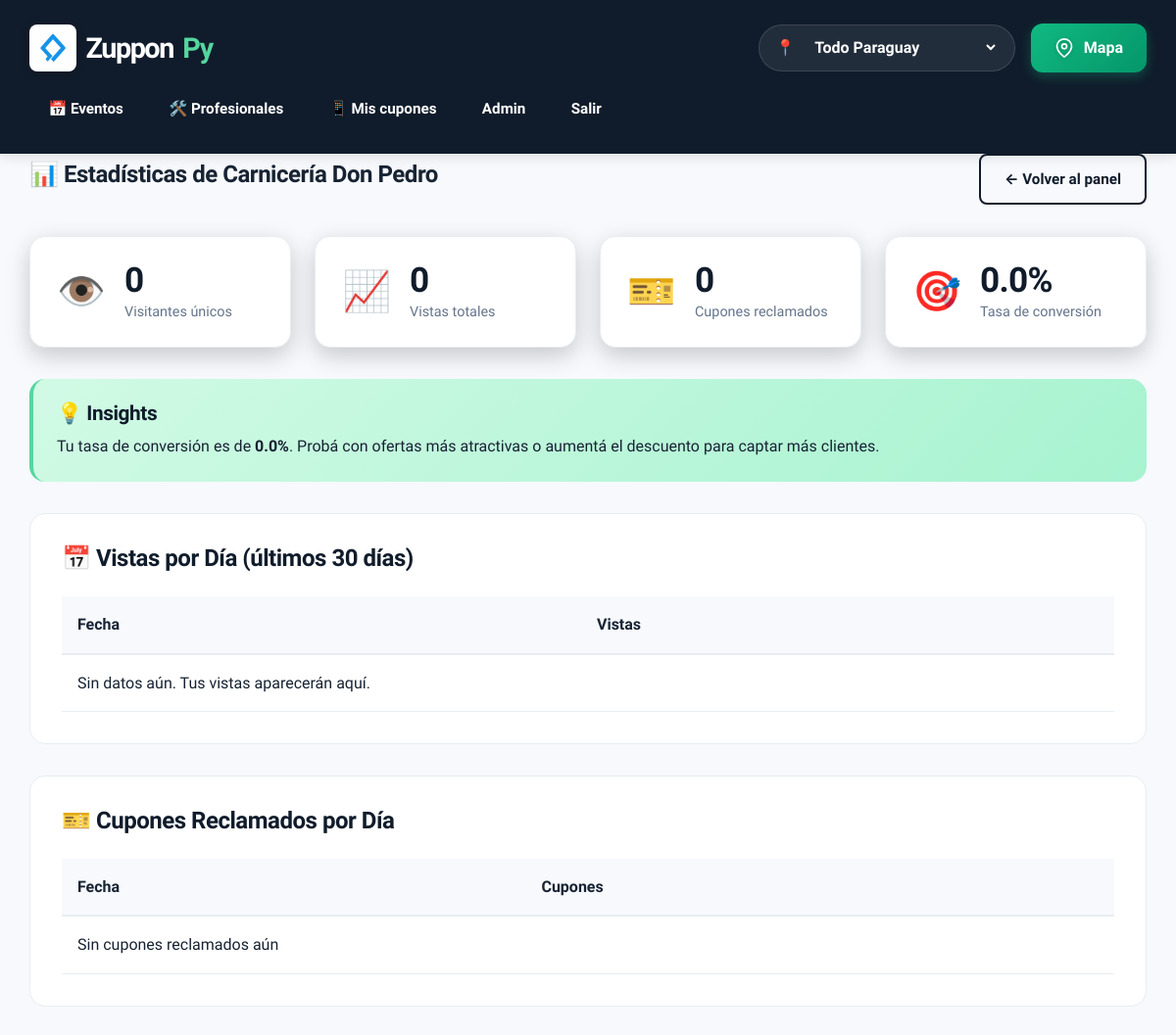
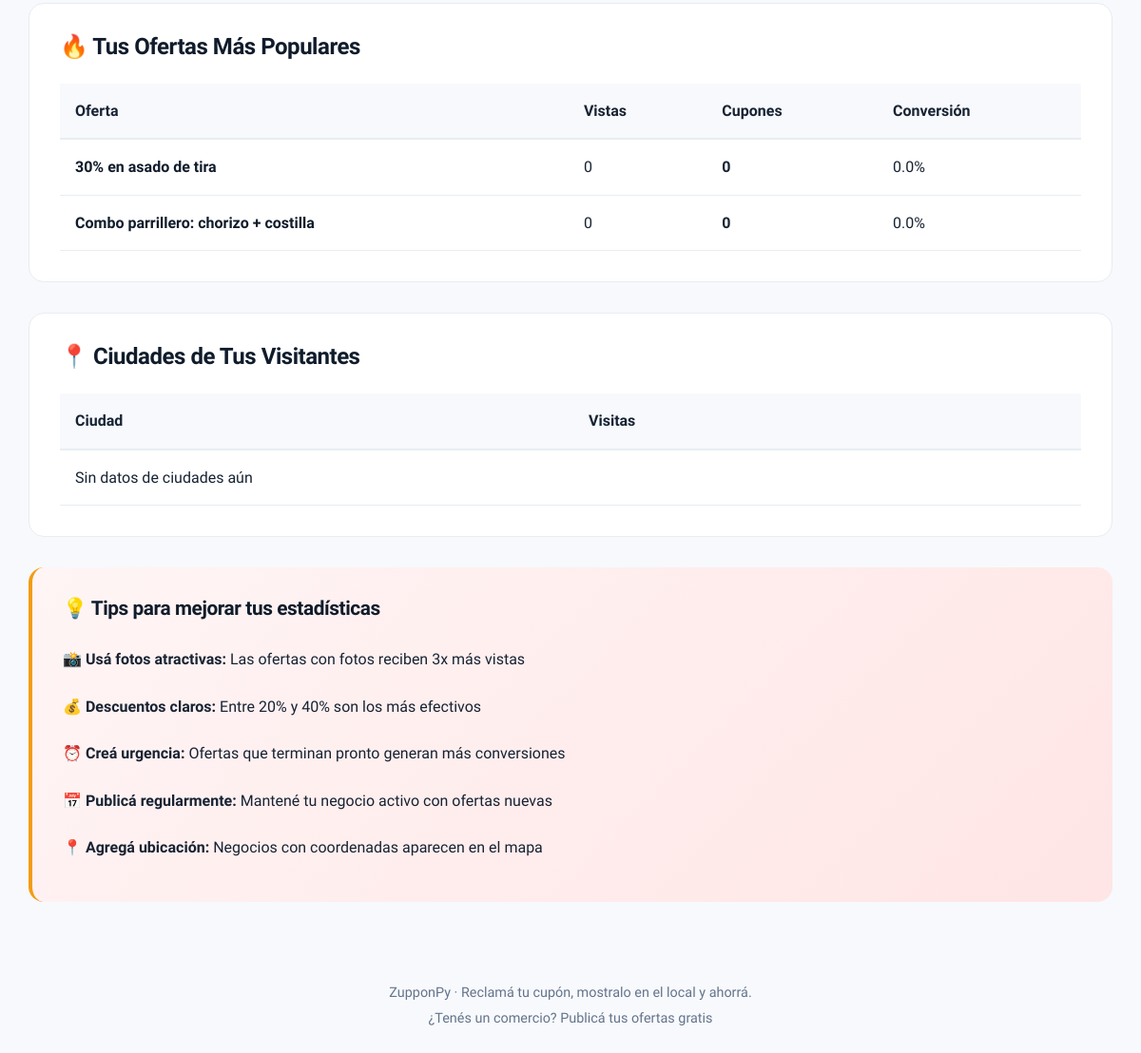
The app's page /panel/estadisticas (signed in) with its own data (2 pictures, top to bottom).
### tables this page shows
CREATE TABLE comercios (
    id INTEGER PRIMARY KEY AUTOINCREMENT,
    nombre TEXT NOT NULL,
    email TEXT NOT NULL UNIQUE,
    password_hash TEXT NOT NULL,
    telefono TEXT,
    ciudad TEXT NOT NULL,
    direccion TEXT NOT NULL
, slug TEXT, descripcion TEXT, logo TEXT, color_marca TEXT, fondo TEXT, categoria TEXT);

CREATE TABLE ofertas (
    id INTEGER PRIMARY KEY AUTOINCREMENT,
    comercio_id INTEGER NOT NULL REFERENCES comercios(id),
    titulo TEXT NOT NULL,
    descripcion TEXT,
    categoria TEXT NOT NULL,
    ciudad TEXT NOT NULL,
    direccion TEXT NOT NULL,
    precio_normal INTEGER,
    descuento INTEGER NOT NULL,
    valido_hasta TEXT NOT NULL,
    cupos INTEGER NOT NULL,
    activa INTEGER NOT NULL DEFAULT 1,
    creada TEXT NOT NULL DEFAULT CURRENT_TIMESTAMP
, foto TEXT, destacada INTEGER NOT NULL DEFAULT 0, urgente INTEGER NOT NULL DEFAULT 0, coordenadas TEXT, whatsapp TEXT, principal INTEGER NOT NULL DEFAULT 0);

### app.py (the view)
@app.route("/panel/estadisticas")
@login_requerido
def estadisticas():
    db = get_db()
    comercio = db.execute("SELECT * FROM comercios WHERE id = ?",
                          (session["comercio_id"],)).fetchone()
    es_admin = comercio["email"] == "admin@gmail.com"
    if es_admin:
        visitas_por_dia = db.execute("""
            SELECT fecha, COUNT(DISTINCT session_id) as visitas
            FROM visitas
            WHERE fecha >= date('now', '-30 days')
            GROUP BY fecha
            ORDER BY fecha DESC
        """).fetchall()
        visitas_por_tipo = db.execute("""
            SELECT tipo, COUNT(DISTINCT session_id) as visitas
            FROM visitas
            WHERE fecha >= date('now', '-30 days')
            GROUP BY tipo
            ORDER BY visitas DESC
        """).fetchall()
        ciudades_activas = db.execute("""
            SELECT ciudad, COUNT(DISTINCT session_id) as visitas
            FROM visitas
            WHERE ciudad IS NOT NULL AND fecha >= date('now', '-30 days')
            GROUP BY ciudad
            ORDER BY visitas DESC
            LIMIT 10
        """).fetchall()
        ofertas_mas_vistas = db.execute("""
            SELECT o.id, o.titulo, c.nombre as comercio, COUNT(DISTINCT v.session_id) as vistas
            FROM visitas v
            JOIN ofertas o ON o.id = v.recurso_id
            JOIN comercios c ON c.id = o.comercio_id
            WHERE v.tipo = 'oferta' AND v.fecha >= date('now', '-30 days')
            GROUP BY o.id
            ORDER BY vistas DESC
            LIMIT 10
        """).fetchall()
        total_usuarios = db.execute("""
            SELECT COUNT(DISTINCT session_id) as total
            FROM visitas
            WHERE fecha >= date('now', '-30 days')
        """).fetchone()
        negocios_activos = db.execute("""
            SELECT c.id, c.nombre, c.ciudad,
                   COUNT(DISTINCT a.session_id) as interacciones,
                   SUM(CASE WHEN a.tipo_evento = 'vista_oferta' THEN 1 ELSE 0 END) as vistas_ofertas,
                   SUM(CASE WHEN a.tipo_evento = 'cupon_reclamado' THEN 1 ELSE 0 END) as cupones_reclamados
            FROM analiticas_negocio a
            JOIN comercios c ON c.id = a.comercio_id
            WHERE a.fecha >= date('now', '-30 days')
            GROUP BY c.id
            ORDER BY interacciones DESC
            LIMIT 10
        """).fetchall()
        return render_template("estadisticas_admin.html",
                             comercio=comercio,
                             visitas_por_dia=visitas_por_dia,
                             visitas_por_tipo=visitas_por_tipo,
                             ciudades_activas=ciudades_activas,
                             ofertas_mas_vistas=ofertas_mas_vistas,
                             total_usuarios=total_usuarios,
                             negocios_activos=negocios_activos)
    else:
        comercio_id = session["comercio_id"]
        vistas_por_dia = db.execute("""
            SELECT fecha, COUNT(DISTINCT session_id) as vistas
            FROM analiticas_negocio
            WHERE comercio_id = ? AND tipo_evento = 'vista_oferta' AND fecha >= date('now', '-30 days')
            GROUP BY fecha
            ORDER BY fecha DESC
        """, (comercio_id,)).fetchall()
        cupones_por_dia = db.execute("""
            SELECT fecha, COUNT(*) as cupones
            FROM analiticas_negocio
            WHERE comercio_id = ? AND tipo_evento = 'cupon_reclamado' AND fecha >= date('now', '-30 days')
            GROUP BY fecha
            ORDER BY fecha DESC
        """, (comercio_id,)).fetchall()
        ofertas_populares = db.execute("""
            SELECT o.id, o.titulo,
                   COUNT(DISTINCT CASE WHEN a.tipo_evento = 'vista_oferta' THEN a.session_id END) as vistas,
                   COUNT(CASE WHEN a.tipo_evento = 'cupon_reclamado' THEN 1 END) as cupones
            FROM ofertas o
            LEFT JOIN analiticas_negocio a ON a.oferta_id = o.id AND a.fecha >= date('now', '-30 days')
            WHERE o.comercio_id = ?
            GROUP BY o.id
            ORDER BY vistas DESC
            LIMIT 10
        """, (comercio_id,)).fetchall()
        ciudades_visitas = db.execute("""
            SELECT ciudad, COUNT(DISTINCT session_id) as visitas
            FROM analiticas_negocio
            WHERE comercio_id = ? AND ciudad IS NOT NULL AND fecha >= date('now', '-30 days')
            GROUP BY ciudad
            ORDER BY visitas DESC
        """, (comercio_id,)).fetchall()
        totales = db.execute("""
            SELECT
                COUNT(DISTINCT CASE WHEN tipo_evento = 'vista_oferta' THEN session_id END) as visitantes_unicos,
                COUNT(CASE WHEN tipo_evento = 'vista_oferta' THEN 1 END) as total_vistas,
                COUNT(CASE WHEN tipo_evento = 'cupon_reclamado' THEN 1 END) as total_cupones
            FROM analiticas_negocio
            WHERE comercio_id = ? AND fecha >= date('now', '-30 days')
        """, (comercio_id,)).fetchone()
        tasa_conversion = (totales['total_cupones'] / totales['total_vistas'] * 100) if totales['total_vistas'] > 0 else 0
        return render_template("estadisticas_negocio.html",
                             comercio=comercio,
                             vistas_por_dia=vistas_por_dia,
                             cupones_por_dia=cupones_por_dia,
                             ofertas_populares=ofertas_populares,
                             ciudades_visitas=ciudades_visitas,
                             totales=totales,
                             tasa_conversion=tasa_conversion)

### app.py (called while the page is built)
def get_db():
    if "db" not in g:
        g.db = sqlite3.connect(DB_PATH)
        g.db.row_factory = sqlite3.Row
    return g.db

def login_requerido(vista):
    @wraps(vista)
    def envoltura(*args, **kwargs):
        if not session.get("comercio_id"):
            flash("Ingresá a tu cuenta de comercio para continuar.", "error")
            return redirect(url_for("login", next=request.path))
        return vista(*args, **kwargs)
    return envoltura

@app.context_processor
def globales():
    return {
        "CIUDADES": CIUDADES,
        "CATEGORIAS": CATEGORIAS,
        "CAT": CAT,
        "CATEGORIAS_EVENTOS": CATEGORIAS_EVENTOS,
        "CAT_EVENTOS": CAT_EVENTOS,
        "CATEGORIAS_PROFESIONALES": CATEGORIAS_PROFESIONALES,
        "CAT_PROFESIONALES": CAT_PROFESIONALES,
        "ciudad_actual": g.get("ciudad_actual", request.cookies.get("ciudad", ""))
    }

### templates/estadisticas_negocio.html (shortened to what this page needs)
{% extends "base.html" %}
{% block content %}
<section class="panel-container">
  <div class="panel-header">
    <h1>📊 Estadísticas de {{ comercio.nombre }}</h1>
    <a href="{{ url_for('panel') }}" class="boton sec">← Volver al panel</a>
  </div>
  <div class="stats-grid">
    <div class="stat-card">
      <div class="stat-icon">👁️</div>
      <div class="stat-content">
        <h3>{{ totales.visitantes_unicos }}</h3>
        <p>Visitantes únicos</p>
      </div>
    </div>
    <div class="stat-card">
      <div class="stat-icon">📈</div>
      <div class="stat-content">
        <h3>{{ totales.total_vistas }}</h3>
        <p>Vistas totales</p>
      </div>
    </div>
    <div class="stat-card">
      <div class="stat-icon">🎫</div>
      <div class="stat-content">
        <h3>{{ totales.total_cupones }}</h3>
        <p>Cupones reclamados</p>
      </div>
    </div>
    <div class="stat-card">
      <div class="stat-icon">🎯</div>
      <div class="stat-content">
        <h3>{{ "%.1f"|format(tasa_conversion) }}%</h3>
        <p>Tasa de conversión</p>
      </div>
    </div>
  </div>
  <div class="insight-box">
    <h3>💡 Insights</h3>
    <p>
      {% if tasa_conversion > 10 %}
        ¡Excelente! Tu tasa de conversión de <strong>{{ "%.1f"|format(tasa_conversion) }}%</strong> está muy bien.
        Tus ofertas generan interés y acción.
      {% elif tasa_conversion > 5 %}
        Tu tasa de conversión de <strong>{{ "%.1f"|format(tasa_conversion) }}%</strong> es buena.
        Considerá hacer tus ofertas más atractivas para mejorarla.
      {% else %}
        Tu tasa de conversión es de <strong>{{ "%.1f"|format(tasa_conversion) }}%</strong>.
        Probá con ofertas más atractivas o aumentá el descuento para captar más clientes.
      {% endif %}
    </p>
  </div>
  <div class="stats-section">
    <h2>📅 Vistas por Día (últimos 30 días)</h2>
    <div class="chart-container">
      <table class="stats-table">
        <thead>
          <tr>
            <th>Fecha</th>
            <th>Vistas</th>
          </tr>
        </thead>
        <tbody>
          {% for v in vistas_por_dia[:15] %}
          <tr>
            <td>{{ v.fecha }}</td>
            <td><strong>{{ v.vistas }}</strong></td>
          </tr>
          {% else %}
          <tr><td colspan="2">Sin datos aún. Tus vistas aparecerán aquí.</td></tr>
          {% endfor %}
        </tbody>
      </table>
    </div>
  </div>
  <div class="stats-section">
    <h2>🎫 Cupones Reclamados por Día</h2>
    <div class="chart-container">
      <table class="stats-table">
        <thead>
          <tr>
            <th>Fecha</th>
            <th>Cupones</th>
          </tr>
        </thead>
        <tbody>
          {% for c in cupones_por_dia[:15] %}
          <tr>
            <td>{{ c.fecha }}</td>
            <td><strong>{{ c.cupones }}</strong></td>
          </tr>
          {% else %}
          <tr><td colspan="2">Sin cupones reclamados aún</td></tr>
          {% endfor %}
        </tbody>
      </table>
    </div>
  </div>
  <div class="stats-section">
    <h2>🔥 Tus Ofertas Más Populares</h2>
    <div class="chart-container">
      <table class="stats-table">
        <thead>
          <tr>
            <th>Oferta</th>
            <th>Vistas</th>
            <th>Cupones</th>
            <th>Conversión</th>
          </tr>
        </thead>
        <tbody>
          {% for o in ofertas_populares %}
          <tr>
            <td><a href="{{ url_for('oferta', oferta_id=o.id) }}">{{ o.titulo }}</a></td>
            <td>{{ o.vistas }}</td>
            <td><strong>{{ o.cupones }}</strong></td>
            <td>{{ "%.1f"|format((o.cupones / o.vistas * 100) if o.vistas > 0 else 0) }}%</td>
          </tr>
          {% else %}
          <tr><td colspan="4">Creá ofertas para ver estadísticas</td></tr>
          {% endfor %}
        </tbody>
      </table>
    </div>
  </div>
  <div class="stats-section">
    <h2>📍 Ciudades de Tus Visitantes</h2>
    <div class="chart-container">
      <table class="stats-table">
        <thead>
          <tr>
            <th>Ciudad</th>
            <th>Visitas</th>
          </tr>
        </thead>
        <tbody>
          {% for c in ciudades_visitas %}
          <tr>
            <td>{{ c.ciudad }}</td>
            <td><strong>{{ c.visitas }}</strong></td>
          </tr>
          {% else %}
          <tr><td colspan="2">Sin datos de ciudades aún</td></tr>
          {% endfor %}
        </tbody>
      </table>
    </div>
  </div>
  <div class="tips-section">
    <h3>💡 Tips para mejorar tus estadísticas</h3>
    <ul>
      <li>📸 <strong>Usá fotos atractivas:</strong> Las ofertas con fotos reciben 3x más vistas</li>
      <li>💰 <strong>Descuentos claros:</strong> Entre 20% y 40% son los más efectivos</li>
      <li>⏰ <strong>Creá urgencia:</strong> Ofertas que terminan pronto generan más conversiones</li>
      <li>📅 <strong>Publicá regularmente:</strong> Mantené tu negocio activo con ofertas nuevas</li>
      <li>📍 <strong>Agregá ubicación:</strong> Negocios con coordenadas aparecen en el mapa</li>
    </ul>
  </div>
</section>
{% endblock %}

### static/style.css (style rules this page uses)
:root { --navy:#101c2b; --navy-light:#26394c; --green:#55d6a0; --green-dark:#16a36a; --tinta:#172333; --muted:#64748b; --background:#f7f9fc; --white:#ffffff; --border:#e8edf2; --rojo:#e8392b; --sol:#ffc933; --azul:#2447c5; --azul-suave:#5a87db; --azul-claro:#4d6fd9; --verde:#17803d; --amarillo:var(--sol); --linea:#e8edf2; --gris:var(--muted); --papel:var(--background); --gutter:clamp(1.25rem,2.5vw,2.5rem); }
* { box-sizing:border-box; margin:0; padding:0; }
html { scroll-behavior:smooth; scroll-padding-top:1rem; }
body { margin:0; background:var(--background); color:var(--tinta); font-family:'DM Sans', 'Bricolage Grotesque', system-ui, -apple-system, 'Segoe UI', sans-serif; line-height:1.6; }
a { color:inherit; text-decoration:none; }
h1,h2,h3 { line-height:1.15; margin:0 0 .5rem; letter-spacing:-.02em; }
button,.boton { background:var(--green); color:#10291e; border:0; border-radius:8px; padding:.75rem 1.5rem; font:inherit; font-weight:700; cursor:pointer; text-decoration:none; display:inline-block; transition:all .2s; font-size:.95rem; }
button.sec,.boton.sec { background:transparent; color:var(--navy); border:2px solid var(--navy); }
.stat-card { background:rgba(255,255,255,0.15); backdrop-filter:blur(20px); border:2px solid rgba(255,255,255,0.25); border-radius:20px; padding:1.5rem; display:flex; align-items:center; gap:1.25rem; transition:all 0.3s; box-shadow:0 8px 24px rgba(0,0,0,0.2); }
.stat-icon { width:56px; height:56px; border-radius:14px; display:flex; align-items:center; justify-content:center; flex-shrink:0; }

### templates/estadisticas_negocio.html (style rules this page uses)
.panel-container { max-width:1200px; margin:0 auto; }
.panel-header { display:flex; justify-content:space-between; align-items:center; margin-bottom:2rem; flex-wrap:wrap; gap:1rem; }
.stats-grid { display:grid; grid-template-columns:repeat(auto-fit, minmax(220px, 1fr)); gap:1.5rem; margin-bottom:2rem; }
.stat-card { background:#fff; border:1px solid var(--border); border-radius:16px; padding:1.5rem; display:flex; align-items:center; gap:1rem; transition:all .2s; }
.stat-icon { font-size:2.5rem; line-height:1; }
.stat-content h3 { font-size:2.2rem; margin:0; color:var(--navy); }
.stat-content p { margin:0; color:var(--muted); font-size:.9rem; }
.insight-box { background:linear-gradient(135deg, #d1fae5 0%, #a7f3d0 100%); border-radius:16px; padding:1.5rem; margin-bottom:2rem; border-left:4px solid var(--green); }
.insight-box h3 { margin:0 0 .5rem; color:var(--navy); font-size:1.3rem; }
.insight-box p { margin:0; color:var(--tinta); font-size:1rem; line-height:1.6; }
.stats-section { background:#fff; border:1px solid var(--border); border-radius:16px; padding:2rem; margin-bottom:2rem; }
.stats-section h2 { margin:0 0 1.5rem; font-size:1.5rem; color:var(--navy); }
.chart-container { overflow-x:auto; }
.stats-table { width:100%; border-collapse:collapse; }
.stats-table thead { background:var(--background); }
.stats-table th { padding:1rem; text-align:left; font-weight:700; color:var(--tinta); border-bottom:2px solid var(--border); }
.stats-table td { padding:1rem; border-bottom:1px solid var(--border); }
.stats-table a { color:var(--navy); text-decoration:none; font-weight:600; }
.tips-section { background:linear-gradient(135deg, #fff5f5 0%, #ffe5e5 100%); border-radius:16px; padding:2rem; border-left:4px solid #f39c12; }
.tips-section h3 { margin:0 0 1rem; color:var(--navy); font-size:1.3rem; }
.tips-section ul { list-style:none; padding:0; margin:0; }
.tips-section li { padding:.75rem 0; color:var(--tinta); line-height:1.6; }

### records on screen
comercios: nombre "Carnicería Don Pedro"
ofertas: titulo "30% en asado de tira", vistas "0", cupones "0", cupones "0.0"
ofertas: titulo "Combo parrillero: chorizo + costilla", vistas "0", cupones "0", cupones "0.0"

### other values on screen
{{ totales.visitantes_unicos }} "0"
{{ totales.total_vistas }} "0"
{{ totales.total_cupones }} "0"
{{ "%.1f"|format(tasa_conversion) }} "0.0"
